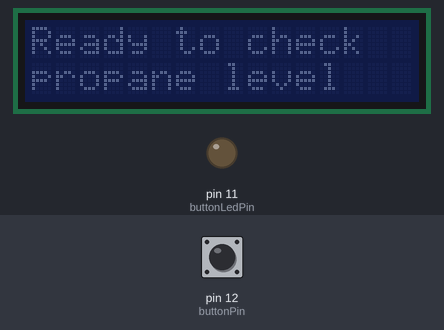
Simulated run of this sketch. Board: Arduino Uno, built with avr-gcc and run on an emulated ATmega328P. Shown: 16×2 character LCD, output pins drawn as LEDs (lit = HIGH). Inputs (shaded band) come from the test bench; at power-on: pin 12 (buttonPin) HIGH.

Above: at 1.9 s.
2.0 s: pin 12 (buttonPin) pulled LOW for 0.15 s
At 2.6 s:
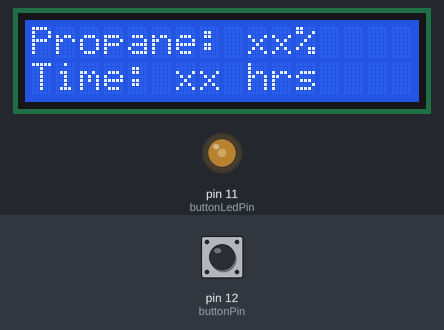
At 12.8 s:
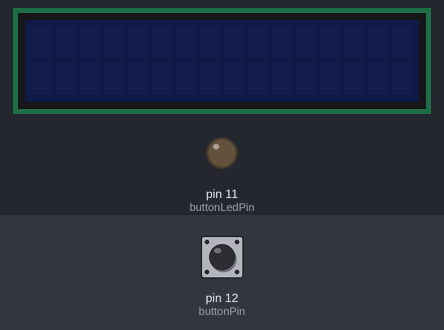
Timing chart, 0 to 13.5 s (numbered marks = the images above; inputs shaded):
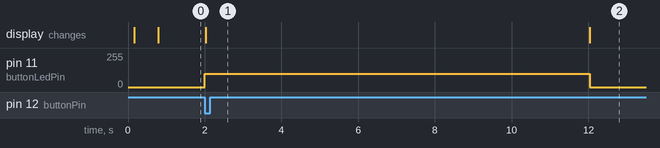

Measured:
- after the input at 2.0 s, pin 11 (buttonLedPin): 0/255 → 100/255 at once, → 0/255 10.0 s later; the display: changes at once (image 1)

The sketch:

display_button_test.ino
```cpp
// Include the library for I2C LCD
#include <LiquidCrystal_I2C.h>

// Create LCD object: address 0x27, 16 columns, 2 rows
LiquidCrystal_I2C lcd(0x27, 16, 2);

// Define which pin the button is connected to
const int buttonPin = 12;     // Button switch connected to digital pin 12

// Define which pin controls the button's LED
const int buttonLedPin = 11;  // Button LED + connected to PWM pin 11

// Set the LED brightness level (0-255)
const int ledBrightness = 100;  // Medium brightness - adjust as needed

// This runs ONCE when Arduino powers on or resets
void setup() {
  // Small delay to let power stabilize after boot
  delay(100);

  // Initialize the LCD
  lcd.init();

  // CRITICAL: Give LCD time to fully initialize after power-on
  delay(500);

  // Configure button pin as INPUT with internal pull-up resistor
  pinMode(buttonPin, INPUT_PULLUP);

  // Configure button LED pin as OUTPUT so we can control it
  pinMode(buttonLedPin, OUTPUT);

  // Start with button LED OFF
  analogWrite(buttonLedPin, 0);

  // Start with the LCD backlight OFF to save power
  lcd.noBacklight();

  // Extra delay before writing text
  delay(100);

  // Display initial welcome message (even though backlight is off)
  lcd.setCursor(0, 0);
  lcd.print("Ready to check");
  lcd.setCursor(0, 1);
  lcd.print("propane level");
}

// This runs CONTINUOUSLY in a loop forever
void loop() {
  // Read the button state
  int buttonState = digitalRead(buttonPin);

  // Check if button is pressed (reads LOW because of pull-up)
  if (buttonState == LOW) {

    // Turn on the button LED at the set brightness
    analogWrite(buttonLedPin, ledBrightness);

    // Turn on the LCD backlight so user can see the display
    lcd.backlight();

    // Clear any old text from the screen
    lcd.clear();

    // Display propane information (placeholder for now)
    lcd.setCursor(0, 0);
    lcd.print("Propane: xx%");

    lcd.setCursor(0, 1);
    lcd.print("Time: xx hrs");

    // Keep the display on for 10 seconds (10000 milliseconds)
    delay(10000);

    // After 10 seconds, turn off the LCD backlight to save power
    lcd.noBacklight();

    // Turn off the button LED
    analogWrite(buttonLedPin, 0);

    // Clear the display (optional - saves a tiny bit of power)
    lcd.clear();

    // Small delay to prevent button "bounce" issues
    delay(100);
  }
}
```
